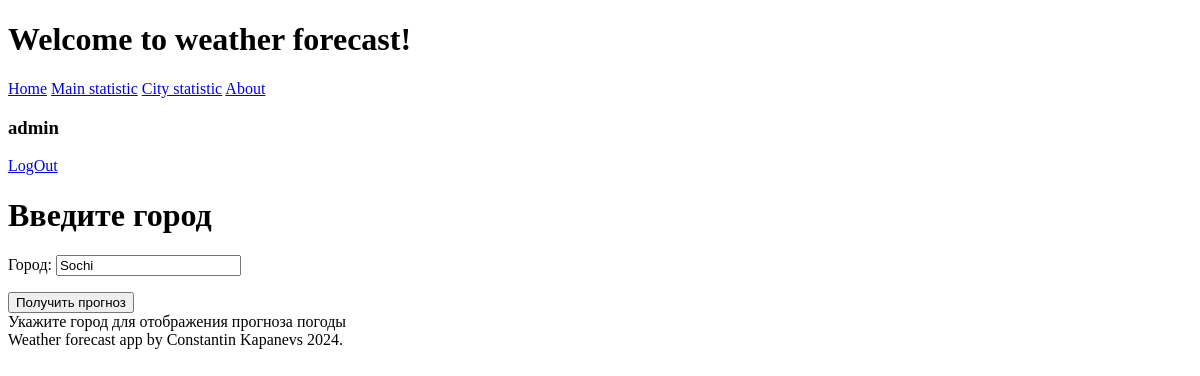
Page / (signed in) on the earlier database version.
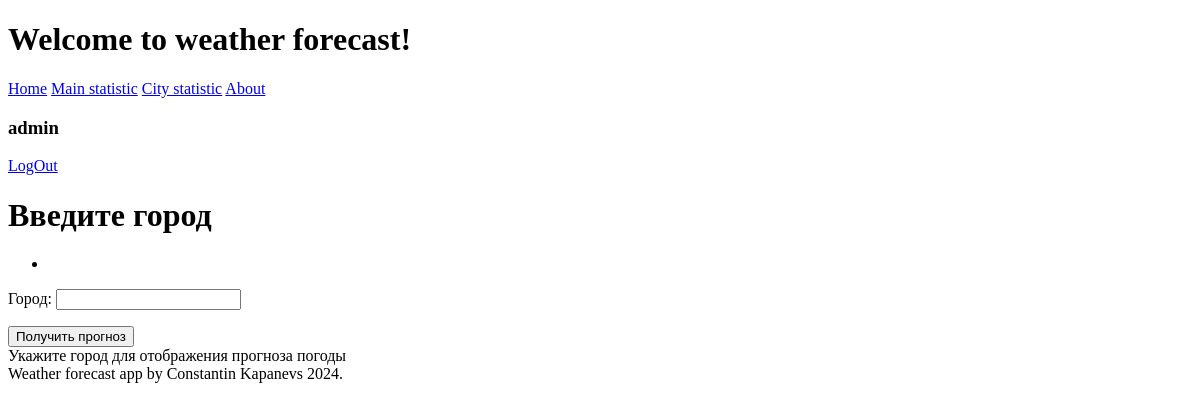
Same page on the later database version.
### forecast/models.py (models this page shows, shortened)
class ForecastOrder(models.Model):
    user = models.ForeignKey(User, on_delete=models.CASCADE, verbose_name="Пользователь")
    city = models.CharField(max_length=128, verbose_name="Город")
    city_lat = models.FloatField(null=True, verbose_name="Широта")
    city_lon = models.FloatField(null=True, verbose_name="Долгота")
    created_at = models.DateTimeField(auto_now=True, verbose_name="Дата и время запроса")
    class Meta:
        ordering = ['-created_at']
        verbose_name = "Запрос прогноза"
        verbose_name_plural = "Запросы прогноза"

### forecast/views.py (the view, shortened to what this page needs)
# urls.py: path('', main, name='main'),
def main(request):
    try:
        user = User.objects.get(username=request.user)
        last_city = last_city_info(user)
    except Exception:
        last_city = ''
    form = ForecastOrderForm({'city': last_city})
    return render(request, 'main.html',
                  context={'form': form, 'title': 'Welcome to weather forecast!'})

### forecast/forms.py
class ForecastOrderForm(forms.Form):
    city = forms.CharField(label="Город",
                           min_length=2,
                           max_length=128,
                           error_messages={'required': ''}
                           )

### forecast/services.py (called while the page is built)
def last_city_info(user: str) -> str | None:
    result = ForecastOrder.objects.filter(user=user)
    if result:
        return result[0].city

### forecast/templates/forecast/main.html (shortened to what this page needs)
{% extends 'default.html' %}
{% block main %}
    {% if user.is_authenticated %}
    <h1 class="title">Введите город</h1>
    <form class="forecast-form" method="post">
        <div class="forecast-fields">
            {{ form.as_p }}
        </div>
        <button class="auth-btn" type="submit">Получить прогноз</button>
    </form>
    {% if city %}
    <h2 class="message-header">Прогноз погоды на {{ hour }}:00 в городе {{ city }}</h2>
    <h2 class="message-header">{{ temperature }} градусов по цельсию</h2>
    {% else%}
    <div class="message">Укажите город для отображения прогноза погоды</div>
    {% endif %}
    {% else%}
    <div class="message">Авторизуйтесь для запроса прогноза погоды</div>
    {% endif %}
{% endblock main %}

Differences in the rows shown:
removed ForecastOrder: city "Sochi"
